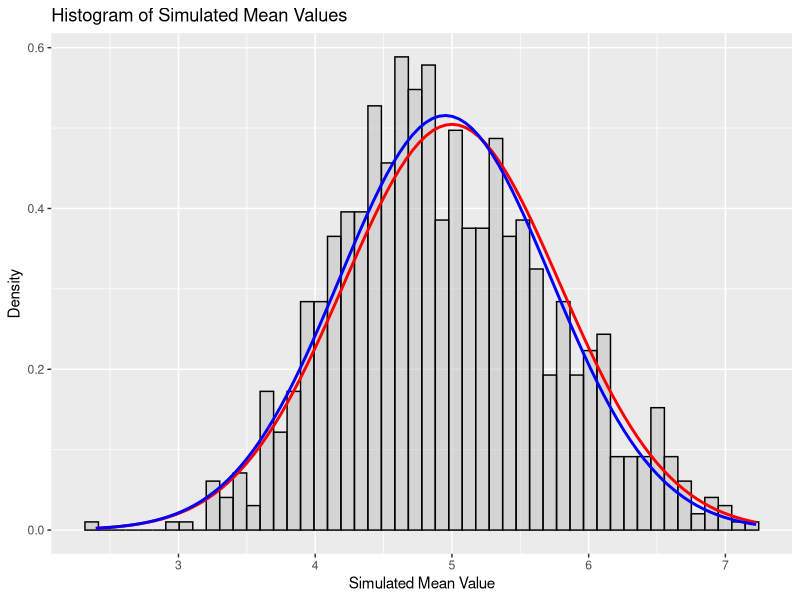
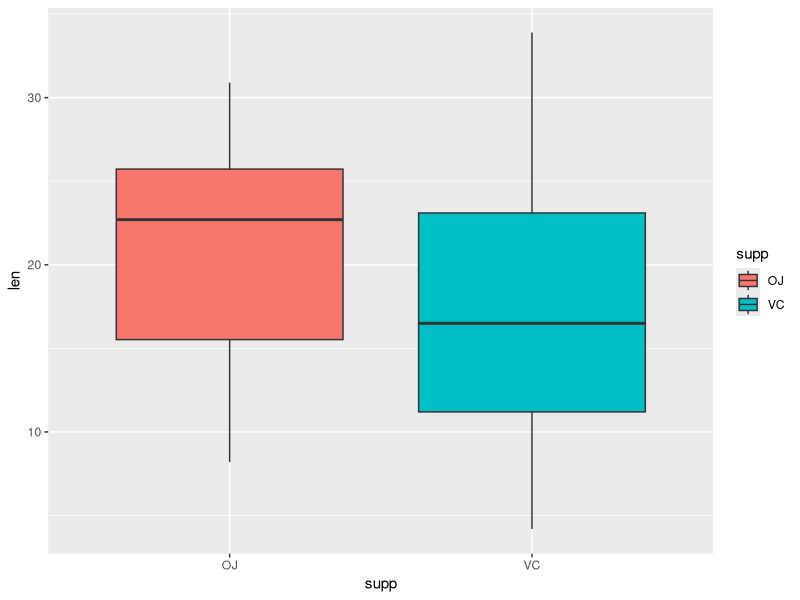
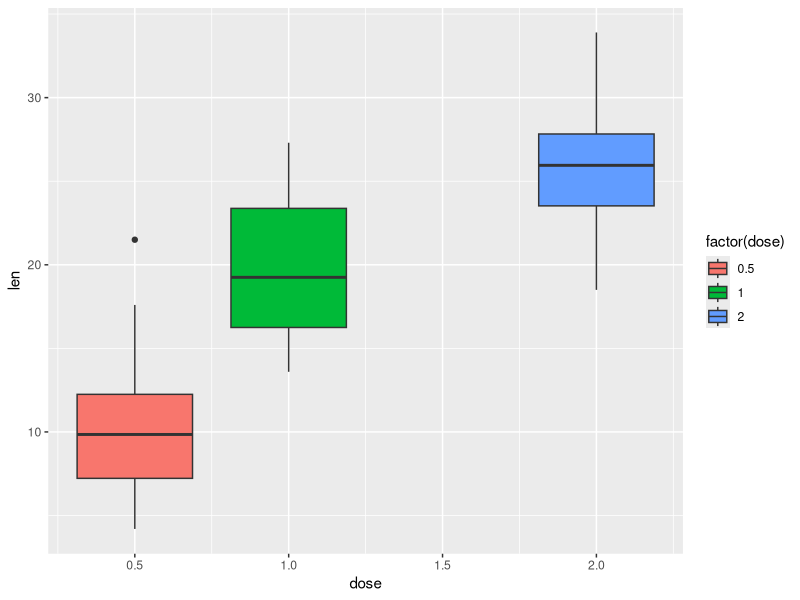

The R script that drew these images, in order: (Note: this script raises an error after producing the figures.)
## ---- chunk 1
knitr::opts_chunk$set(echo = TRUE)
## ---- chunk 2
library(ggplot2)
library(datasets)
## ---- chunk 3
set.seed(1986)
exponentials <- 40
lambda <- 0.2
sims <- 1000    # number of simulations to run

# create a blank data frame for the simulated data
simulated_Data <- data.frame(ncol=2, nrow=sims)
names(simulated_Data) = c("simulation number", "simulated mean")

# using a for loop, populate the new data frame with the simulated 
# exponential distribution data
for(i in 1:sims) {
  simulated_Data[i,1] <- i
  simulated_Data[i,2] <- mean(rexp(exponentials, lambda))
}
## ---- chunk 4
# calculate and display the mean value of the simulated data
sim_Mean <- mean(simulated_Data[,2])
sim_Mean

# calculate and display the mean of the theoretical data according to the
# equation 1/lambda
test_Mean <- 1/lambda
test_Mean

# calculate and display the differnce in the simulated and theoretical mean values
diff_Mean <- test_Mean - sim_Mean
diff_Mean
## ---- chunk 5
# calculate and display the varaince value of the simulated data
sim_Variance <- var(simulated_Data[,2])
sim_Variance

# calculate and display the variance of the theoretical data according to the equation
# standard deviation)^2/number of samples
test_Variance <- ((1/lambda)^2)/exponentials
test_Variance

# calculate and display the differnce in the simulated and theoretical variance values
diff_Variance <- test_Variance - sim_Variance
diff_Variance
## ---- chunk 6
sim_plot <- ggplot(data = simulated_Data, aes(simulated_Data$`simulated mean`)) +
            geom_histogram(aes(y = ..density..),bins = 50, col = "black", fill = "grey", 
                           alpha = 0.5) +
            labs(title = "Histogram of Simulated Mean Values", x = "Simulated Mean Value", 
                 y = "Density") +
            stat_function(fun = dnorm, args = list(mean = test_Mean, 
                          sd = sqrt(test_Variance)),size = 1, col = "red") +
            stat_function(fun = dnorm, args = list(mean = sim_Mean, 
                          sd = sqrt(sim_Variance)), size = 1, col = "blue")
plot(sim_plot)
## ---- chunk 7
# show the first few lines of the dataset
head(ToothGrowth)

# identify the unique levels of the dose variable
unique(ToothGrowth$dose)

#identify the unique levels of the supplement variable
unique(ToothGrowth$supp)

# show a short summary of the data
summary(ToothGrowth)

# draw a boxplot showing the change in tooth length due to the different supplement types
tooth_plot_01 <- ggplot(data = ToothGrowth, aes(x = supp, y = len)) +
                  geom_boxplot(aes(fill = supp))
print(tooth_plot_01)

# draw a boxplot showing the change in tooth length due to the different dosages
tooth_plot_02 <- ggplot(data = ToothGrowth, aes(x = dose, y = len)) +
                  geom_boxplot(aes(fill = factor(dose)))
print(tooth_plot_02)
## ---- chunk 8
test01 <- t.test(len ~ supp, data = ToothGrowth, paired = FALSE)
## ---- chunk 9
growth_dose_A <- subset(ToothGrowth, dose %in% c(0.5, 1.0))
t.test(len ~ dose, data = growth_dose_A, paired = FALSE)

growth_dose_B <- subset(ToothGrowth, dose %in% c(1.0, 2.0))
t.test(len ~ dose, data = growth_dose_B, paired = FALSE)

growth_dose_C <- subset(ToothGrowth, dose %in% c(0.5, 2.0))
t.test(len ~ dose, data = growth_dose_C, paired = FALSE)
